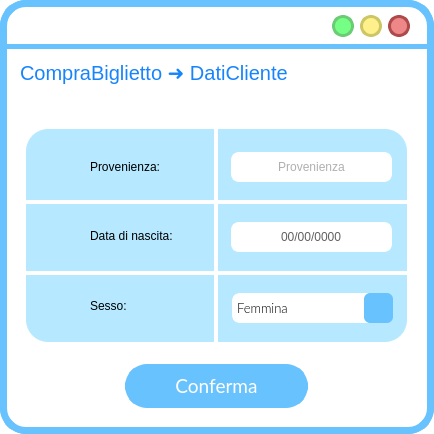
<?xml version="1.0" encoding="UTF-8"?>
<ui version="4.0">
 <class>MainWindow</class>
 <widget class="QMainWindow" name="MainWindow">
  <property name="geometry">
   <rect>
    <x>0</x>
    <y>0</y>
    <width>434</width>
    <height>434</height>
   </rect>
  </property>
  <property name="windowTitle">
   <string>MainWindow</string>
  </property>
  <property name="styleSheet">
   <string notr="true">QWidget{
background:rgb(255, 255, 255);
border-radius:26px;
border-color:rgb(104, 194, 253);
border-style: solid;
border-width:7;
}
QLabel{
border-width:0;
font: 16pt &quot;Lato Light&quot;;
}
QAbstractItemView {
    border: 3px solid  rgb(104, 194, 253);  
border-radius:8px;
  selection-background-color:  rgb(104, 194, 253);
margin:-2px;
text-align:center;
border-width:5;
}</string>
  </property>
  <widget class="QWidget" name="centralwidget">
   <widget class="QLabel" name="label">
    <property name="geometry">
     <rect>
      <x>0</x>
      <y>44</y>
      <width>641</width>
      <height>5</height>
     </rect>
    </property>
    <property name="styleSheet">
     <string notr="true">background-color:rgb(104, 194, 253);</string>
    </property>
    <property name="text">
     <string/>
    </property>
   </widget>
   <widget class="QPushButton" name="reduceButton">
    <property name="geometry">
     <rect>
      <x>332</x>
      <y>15</y>
      <width>22</width>
      <height>22</height>
     </rect>
    </property>
    <property name="sizePolicy">
     <sizepolicy hsizetype="Fixed" vsizetype="Fixed">
      <horstretch>0</horstretch>
      <verstretch>0</verstretch>
     </sizepolicy>
    </property>
    <property name="minimumSize">
     <size>
      <width>22</width>
      <height>22</height>
     </size>
    </property>
    <property name="maximumSize">
     <size>
      <width>24</width>
      <height>24</height>
     </size>
    </property>
    <property name="cursor">
     <cursorShape>PointingHandCursor</cursorShape>
    </property>
    <property name="styleSheet">
     <string notr="true">QPushButton{
 background-color:#76ff85;
 border-style: solid;
 border-radius:11px;
font: 18pt &quot;Candara&quot;;
border-color:#6bcc73;
border-width:3;
}

QPushButton::pressed{
	background-color : white;
	border-color:#6bcc73;
	border-width:3;
}
</string>
    </property>
    <property name="text">
     <string/>
    </property>
   </widget>
   <widget class="QPushButton" name="exitButton">
    <property name="geometry">
     <rect>
      <x>388</x>
      <y>15</y>
      <width>22</width>
      <height>22</height>
     </rect>
    </property>
    <property name="sizePolicy">
     <sizepolicy hsizetype="Fixed" vsizetype="Fixed">
      <horstretch>0</horstretch>
      <verstretch>0</verstretch>
     </sizepolicy>
    </property>
    <property name="minimumSize">
     <size>
      <width>22</width>
      <height>22</height>
     </size>
    </property>
    <property name="maximumSize">
     <size>
      <width>24</width>
      <height>24</height>
     </size>
    </property>
    <property name="cursor">
     <cursorShape>PointingHandCursor</cursorShape>
    </property>
    <property name="styleSheet">
     <string notr="true">QPushButton{
 background-color:#ee8888;
 border-style: solid;
 border-radius:11px;
font: 18pt &quot;Candara&quot;;
border-color:#ae4a4a;
border-width:3;
}

QPushButton::pressed{
	background-color : white;
	border-color:#ae4a4a;
	border-width:3;
}
</string>
    </property>
    <property name="text">
     <string/>
    </property>
   </widget>
   <widget class="QPushButton" name="maximizeButton">
    <property name="geometry">
     <rect>
      <x>360</x>
      <y>15</y>
      <width>22</width>
      <height>22</height>
     </rect>
    </property>
    <property name="sizePolicy">
     <sizepolicy hsizetype="Fixed" vsizetype="Fixed">
      <horstretch>0</horstretch>
      <verstretch>0</verstretch>
     </sizepolicy>
    </property>
    <property name="minimumSize">
     <size>
      <width>20</width>
      <height>20</height>
     </size>
    </property>
    <property name="maximumSize">
     <size>
      <width>24</width>
      <height>24</height>
     </size>
    </property>
    <property name="cursor">
     <cursorShape>PointingHandCursor</cursorShape>
    </property>
    <property name="styleSheet">
     <string notr="true">QPushButton{
 background-color:#fff08c	;
 border-style: solid;
 border-radius:11px;
font: 18pt &quot;Candara&quot;;
border-color:#ccc664;
border-width:3;
}

QPushButton::pressed{
	background-color : white;
	border-color:#ccc664;
	border-width:3;
}
</string>
    </property>
    <property name="text">
     <string/>
    </property>
   </widget>
   <widget class="QLabel" name="indietroLabel">
    <property name="geometry">
     <rect>
      <x>370</x>
      <y>57</y>
      <width>36</width>
      <height>36</height>
     </rect>
    </property>
    <property name="font">
     <font>
      <family>Lato Light</family>
      <pointsize>16</pointsize>
      <weight>50</weight>
      <italic>false</italic>
      <bold>false</bold>
     </font>
    </property>
    <property name="cursor">
     <cursorShape>PointingHandCursor</cursorShape>
    </property>
    <property name="autoFillBackground">
     <bool>false</bool>
    </property>
    <property name="styleSheet">
     <string notr="true">background-color: rgba(255, 255, 255,0);</string>
    </property>
    <property name="text">
     <string/>
    </property>
    <property name="pixmap">
     <pixmap>res/arrow_back_FILL1_wght700_GRAD200_opsz48_risultato.png</pixmap>
    </property>
    <property name="scaledContents">
     <bool>true</bool>
    </property>
   </widget>
   <widget class="QLabel" name="titoloLabel">
    <property name="geometry">
     <rect>
      <x>20</x>
      <y>57</y>
      <width>321</width>
      <height>31</height>
     </rect>
    </property>
    <property name="styleSheet">
     <string notr="true">font-size: 20px;
text-align: left;
background-color: rgba(255, 255, 255,0);
color: #1684FC;
font: 14pt &quot;Lato&quot;;</string>
    </property>
    <property name="text">
     <string>CompraBiglietto ➜ DatiCliente</string>
    </property>
   </widget>
   <widget class="QLabel" name="label_8">
    <property name="geometry">
     <rect>
      <x>90</x>
      <y>225</y>
      <width>121</width>
      <height>22</height>
     </rect>
    </property>
    <property name="styleSheet">
     <string notr="true">left: 790px;
top: 159px;
width: 437px;
height: 650px;
line-height: 20px;
border-radius: 22px;
background-color: rgba(182, 233, 255, 255);
text-align: center;
font-size: 18px &quot;Lato light&quot;</string>
    </property>
    <property name="text">
     <string>Data di nascita:</string>
    </property>
    <property name="textFormat">
     <enum>Qt::AutoText</enum>
    </property>
    <property name="scaledContents">
     <bool>true</bool>
    </property>
    <property name="margin">
     <number>0</number>
    </property>
   </widget>
   <widget class="QLabel" name="label_3">
    <property name="geometry">
     <rect>
      <x>90</x>
      <y>156</y>
      <width>101</width>
      <height>22</height>
     </rect>
    </property>
    <property name="styleSheet">
     <string notr="true">left: 790px;
top: 159px;
width: 437px;
height: 650px;
line-height: 20px;
border-radius: 22px;
background-color: rgba(182, 233, 255, 255);
text-align: center;
font-size: 18px &quot;Lato light&quot;</string>
    </property>
    <property name="text">
     <string>Provenienza:</string>
    </property>
    <property name="textFormat">
     <enum>Qt::AutoText</enum>
    </property>
    <property name="scaledContents">
     <bool>true</bool>
    </property>
    <property name="margin">
     <number>0</number>
    </property>
   </widget>
   <widget class="QLabel" name="label_7">
    <property name="geometry">
     <rect>
      <x>214</x>
      <y>129</y>
      <width>4</width>
      <height>213</height>
     </rect>
    </property>
    <property name="sizePolicy">
     <sizepolicy hsizetype="Fixed" vsizetype="Fixed">
      <horstretch>0</horstretch>
      <verstretch>0</verstretch>
     </sizepolicy>
    </property>
    <property name="styleSheet">
     <string notr="true">width: 314px;
height: 180px;
border-radius: 0;
background-color: rgb(255, 255, 255);
text-align: center;</string>
    </property>
    <property name="text">
     <string/>
    </property>
    <property name="scaledContents">
     <bool>true</bool>
    </property>
    <property name="alignment">
     <set>Qt::AlignCenter</set>
    </property>
    <property name="margin">
     <number>10</number>
    </property>
    <property name="indent">
     <number>0</number>
    </property>
   </widget>
   <widget class="QLabel" name="label_2">
    <property name="geometry">
     <rect>
      <x>26</x>
      <y>129</y>
      <width>381</width>
      <height>213</height>
     </rect>
    </property>
    <property name="styleSheet">
     <string notr="true">left: 790px;
top: 159px;
width: 437px;
height: 650px;
line-height: 20px;
border-radius: 22px;
background-color: rgba(182, 233, 255, 255);
text-align: center;</string>
    </property>
    <property name="text">
     <string/>
    </property>
   </widget>
   <widget class="QLineEdit" name="provenienzaLineEdit">
    <property name="geometry">
     <rect>
      <x>231</x>
      <y>152</y>
      <width>161</width>
      <height>30</height>
     </rect>
    </property>
    <property name="styleSheet">
     <string notr="true">left: 122px;
top: 304px;
width: 182px;
height: 30px;
border-radius: 8px;
background-color: rgba(255, 255, 255);
color: rgba(96, 96, 96);
text-align: center;
border: 2px solid rgba(255, 255, 255);</string>
    </property>
    <property name="text">
     <string/>
    </property>
    <property name="alignment">
     <set>Qt::AlignCenter</set>
    </property>
    <property name="placeholderText">
     <string>Provenienza</string>
    </property>
   </widget>
   <widget class="QLabel" name="label_5">
    <property name="geometry">
     <rect>
      <x>26</x>
      <y>200</y>
      <width>381</width>
      <height>4</height>
     </rect>
    </property>
    <property name="sizePolicy">
     <sizepolicy hsizetype="Fixed" vsizetype="Fixed">
      <horstretch>0</horstretch>
      <verstretch>0</verstretch>
     </sizepolicy>
    </property>
    <property name="styleSheet">
     <string notr="true">width: 314px;
height: 180px;
border-radius: 0;
background-color: rgb(255, 255, 255);
text-align: center;</string>
    </property>
    <property name="text">
     <string/>
    </property>
    <property name="scaledContents">
     <bool>true</bool>
    </property>
    <property name="alignment">
     <set>Qt::AlignCenter</set>
    </property>
    <property name="margin">
     <number>10</number>
    </property>
    <property name="indent">
     <number>0</number>
    </property>
   </widget>
   <widget class="QLabel" name="label_6">
    <property name="geometry">
     <rect>
      <x>26</x>
      <y>271</y>
      <width>381</width>
      <height>4</height>
     </rect>
    </property>
    <property name="sizePolicy">
     <sizepolicy hsizetype="Fixed" vsizetype="Fixed">
      <horstretch>0</horstretch>
      <verstretch>0</verstretch>
     </sizepolicy>
    </property>
    <property name="styleSheet">
     <string notr="true">width: 314px;
height: 180px;
border-radius: 0;
background-color: rgb(255, 255, 255);
text-align: center;</string>
    </property>
    <property name="text">
     <string/>
    </property>
    <property name="scaledContents">
     <bool>true</bool>
    </property>
    <property name="alignment">
     <set>Qt::AlignCenter</set>
    </property>
    <property name="margin">
     <number>10</number>
    </property>
    <property name="indent">
     <number>0</number>
    </property>
   </widget>
   <widget class="QLabel" name="label_12">
    <property name="geometry">
     <rect>
      <x>90</x>
      <y>295</y>
      <width>91</width>
      <height>22</height>
     </rect>
    </property>
    <property name="styleSheet">
     <string notr="true">left: 790px;
top: 159px;
width: 437px;
height: 650px;
line-height: 20px;
border-radius: 22px;
background-color: rgba(182, 233, 255, 255);
text-align: center;
font-size: 18px &quot;Lato light&quot;</string>
    </property>
    <property name="text">
     <string>Sesso:</string>
    </property>
    <property name="textFormat">
     <enum>Qt::AutoText</enum>
    </property>
    <property name="scaledContents">
     <bool>true</bool>
    </property>
    <property name="margin">
     <number>0</number>
    </property>
   </widget>
   <widget class="QLabel" name="label_9">
    <property name="geometry">
     <rect>
      <x>42</x>
      <y>149</y>
      <width>34</width>
      <height>34</height>
     </rect>
    </property>
    <property name="font">
     <font>
      <family>Lato Light</family>
      <pointsize>16</pointsize>
      <weight>50</weight>
      <italic>false</italic>
      <bold>false</bold>
     </font>
    </property>
    <property name="styleSheet">
     <string notr="true">QLabel{
left: 679px;
top: 140px;
width: 38px;
height: 38px;
border-radius: 33px;
background-color: rgba(173, 237, 255, 0);
}</string>
    </property>
    <property name="text">
     <string/>
    </property>
    <property name="pixmap">
     <pixmap>res/flag_FILL1_wght600_GRAD200_opsz48_risultato.png</pixmap>
    </property>
    <property name="scaledContents">
     <bool>true</bool>
    </property>
    <property name="margin">
     <number>0</number>
    </property>
   </widget>
   <widget class="QLabel" name="label_10">
    <property name="geometry">
     <rect>
      <x>42</x>
      <y>219</y>
      <width>34</width>
      <height>34</height>
     </rect>
    </property>
    <property name="font">
     <font>
      <family>Lato Light</family>
      <pointsize>16</pointsize>
      <weight>50</weight>
      <italic>false</italic>
      <bold>false</bold>
     </font>
    </property>
    <property name="styleSheet">
     <string notr="true">QLabel{
left: 679px;
top: 140px;
width: 38px;
height: 38px;
border-radius: 33px;
background-color: rgba(173, 237, 255, 0);
}</string>
    </property>
    <property name="text">
     <string/>
    </property>
    <property name="pixmap">
     <pixmap>res/cake_FILL1_wght600_GRAD200_opsz48_risultato.png</pixmap>
    </property>
    <property name="scaledContents">
     <bool>true</bool>
    </property>
    <property name="margin">
     <number>0</number>
    </property>
   </widget>
   <widget class="QLabel" name="label_11">
    <property name="geometry">
     <rect>
      <x>42</x>
      <y>290</y>
      <width>34</width>
      <height>34</height>
     </rect>
    </property>
    <property name="font">
     <font>
      <family>Lato Light</family>
      <pointsize>16</pointsize>
      <weight>50</weight>
      <italic>false</italic>
      <bold>false</bold>
     </font>
    </property>
    <property name="styleSheet">
     <string notr="true">QLabel{
left: 679px;
top: 140px;
width: 38px;
height: 38px;
border-radius: 33px;
background-color: rgba(173, 237, 255, 0);
}</string>
    </property>
    <property name="text">
     <string/>
    </property>
    <property name="pixmap">
     <pixmap>res/female_FILL1_wght600_GRAD200_opsz48_risultato.png</pixmap>
    </property>
    <property name="scaledContents">
     <bool>true</bool>
    </property>
    <property name="margin">
     <number>0</number>
    </property>
   </widget>
   <widget class="QLineEdit" name="dataDiNascitaLineEdit">
    <property name="geometry">
     <rect>
      <x>231</x>
      <y>222</y>
      <width>161</width>
      <height>30</height>
     </rect>
    </property>
    <property name="styleSheet">
     <string notr="true">left: 122px;
top: 304px;
width: 182px;
height: 30px;
border-radius: 8px;
background-color: rgba(255, 255, 255);
color: rgba(96, 96, 96);

text-align: center;
border: 2px solid rgba(255, 255, 255);</string>
    </property>
    <property name="inputMask">
     <string>00/00/0000;0</string>
    </property>
    <property name="text">
     <string>//</string>
    </property>
    <property name="frame">
     <bool>true</bool>
    </property>
    <property name="echoMode">
     <enum>QLineEdit::Normal</enum>
    </property>
    <property name="alignment">
     <set>Qt::AlignCenter</set>
    </property>
    <property name="placeholderText">
     <string>gg/mm/yyyy</string>
    </property>
   </widget>
   <widget class="QComboBox" name="sessoComboBox">
    <property name="geometry">
     <rect>
      <x>232</x>
      <y>293</y>
      <width>161</width>
      <height>30</height>
     </rect>
    </property>
    <property name="font">
     <font>
      <family>Lato Light</family>
      <pointsize>10</pointsize>
      <weight>50</weight>
      <italic>false</italic>
      <bold>false</bold>
      <strikeout>false</strikeout>
      <stylestrategy>PreferDefault</stylestrategy>
     </font>
    </property>
    <property name="toolTip">
     <string/>
    </property>
    <property name="styleSheet">
     <string notr="true">
QComboBox{
background:rgb(255, 255, 255);
border-radius:8px;
border-color:rgb(255, 255, 255);
border-style: solid;
text-align:center;
border-width:3;
}
QComboBox::focus{
background:rgb(255, 255, 255);
border-radius:8px;
border-color:rgb(104, 194, 253);
border-style: solid;
border-width:3;
}

QComboBox::down-arrow {
    image: url(:/icons/expand_more_FILL1_wght600_GRAD200_opsz48_risultato.png);
    width: 26px;
    height: 26px;
margin: 0px 0px 0px 0px
}

QComboBox::drop-down  {
	background-color:rgb(104, 194, 253);
border-radius:6px;
margin:-3px -3px -3px -10px;
    border: 0px; /* This seems to replace the whole arrow of the combo box */

}
</string>
    </property>
    <property name="editable">
     <bool>false</bool>
    </property>
    <property name="currentText">
     <string>Femmina</string>
    </property>
    <property name="iconSize">
     <size>
      <width>16</width>
      <height>16</height>
     </size>
    </property>
    <property name="frame">
     <bool>true</bool>
    </property>
    <item>
     <property name="text">
      <string>Femmina</string>
     </property>
    </item>
    <item>
     <property name="text">
      <string>Maschio</string>
     </property>
    </item>
    <item>
     <property name="text">
      <string>Non specificato</string>
     </property>
    </item>
   </widget>
   <widget class="QPushButton" name="confermaButton">
    <property name="geometry">
     <rect>
      <x>125</x>
      <y>364</y>
      <width>183</width>
      <height>44</height>
     </rect>
    </property>
    <property name="font">
     <font>
      <family>Lato</family>
      <pointsize>14</pointsize>
      <weight>50</weight>
      <italic>false</italic>
      <bold>false</bold>
     </font>
    </property>
    <property name="cursor">
     <cursorShape>PointingHandCursor</cursorShape>
    </property>
    <property name="autoFillBackground">
     <bool>false</bool>
    </property>
    <property name="styleSheet">
     <string notr="true">QPushButton{
 background-color:rgb(104, 194, 253);
 border-style: solid;
 border-radius:22px;
color: rgb(255, 255, 255);
font: 14pt &quot;Lato&quot;;
}

QPushButton::hover{


	border-color : rgb(15, 138, 204);
	color: white;
border-width:0;
}

QPushButton::pressed{
	border-color:rgb(104, 194, 253);
	border-width:4;
	background-color : white;
	color:rgb(104, 194, 253);
}
</string>
    </property>
    <property name="text">
     <string>Conferma</string>
    </property>
   </widget>
   <zorder>label_2</zorder>
   <zorder>label</zorder>
   <zorder>reduceButton</zorder>
   <zorder>exitButton</zorder>
   <zorder>maximizeButton</zorder>
   <zorder>indietroLabel</zorder>
   <zorder>titoloLabel</zorder>
   <zorder>label_8</zorder>
   <zorder>label_3</zorder>
   <zorder>label_7</zorder>
   <zorder>provenienzaLineEdit</zorder>
   <zorder>label_5</zorder>
   <zorder>label_6</zorder>
   <zorder>label_12</zorder>
   <zorder>label_9</zorder>
   <zorder>label_10</zorder>
   <zorder>label_11</zorder>
   <zorder>dataDiNascitaLineEdit</zorder>
   <zorder>sessoComboBox</zorder>
   <zorder>confermaButton</zorder>
  </widget>
 </widget>
 <resources>
  <include location="../../../AppData/Local/Temp/res.qrc"/>
  <include location="../../../AppData/Local/Temp/res/res.qrc"/>
 </resources>
 <connections/>
</ui>
